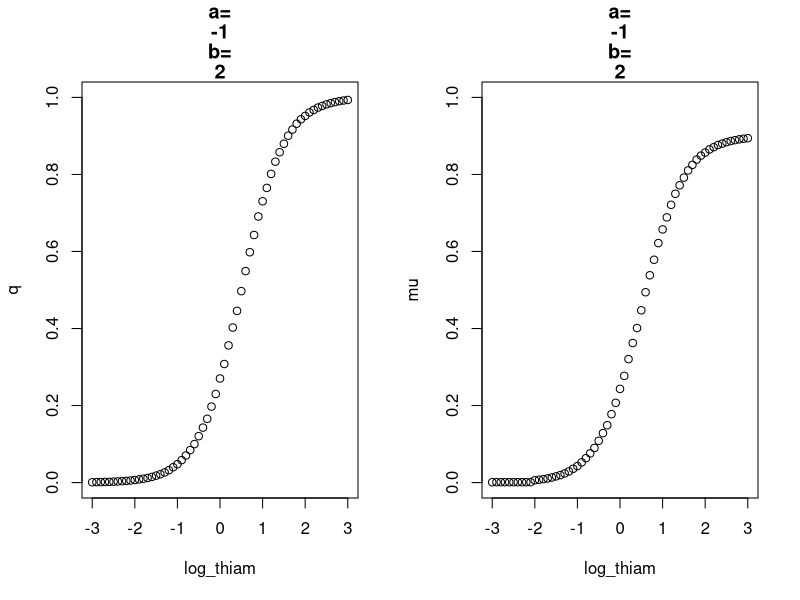

Write R code to recreate this figure. (Note: this script raises an error after producing the figure.)

log_thiam<-seq(from=-3, to=3, by=0.1)
N<-length(log_thiam)
a<--1
b<-2
sd<-0.01
surv_ysfm<-0.9
t1<--2  
mu<-muQ<-Q<-q<-c()
for(i in 1:N){
  muQ[i]<-a+b*log_thiam[i]
  Q[i]<-rnorm(1,muQ[i],sd)
  q[i]<-(exp(Q[i])/(1+exp(Q[i])))

  mu[i]<-
    if(log_thiam[i]<t1){
      0.001
    }else{
      q[i]*surv_ysfm
    }
  }
par(mfrow=c(1,2))
plot(log_thiam,q, main=c("a=",a,"b=",b),ylim=c(0,1))
plot(log_thiam,mu, main=c("a=",a,"b=",b),ylim=c(0,1))
q


M_priors<-"
model{
 
 for(i in 1:N){
 x[i]~dbin(p[i],Eggs[i])
 # p: survival probability
 p[i]~dbeta(ap[i], bp[i])T(0.01,0.99)

ap[i]<-mu[i]*eta
bp[i]<-(1-mu[i])*eta

# t1:n alapuolella ne joiden kuolleisuus on 100%
 mu[i]<-(1-step(thiam_obs[i]-t1))*0.001  + 
 
 # t1:n yläpuolella ne joiden kuolleisuus on<100%
 # surv_ysfm skaalaa logit-normaalin tavallisen ysfm:n tasolle silloin kun selviytyminen
 # olisi muuten 1. Muuta merkitystä tällä ei pitäisi olla, koska a ja b estimoituvat suhteessa
 # ko parametriin
 step(thiam_obs[i]-t1) *q[i]*surv_ysfm
 
logit(q[i])<-Q[i]
Q[i]~dnorm(muQ[i],tauQ)
muQ[i]<-aQ+bQ*thiam_obs[i]

} 

t1~dunif(-5,3)
t1X~dunif(-5,3)

aQ<--10#~dnorm(-20,0.01)
bQ<-1#~dlnorm(0.1,1)
sdQ<-#~dlnorm(1,0.1)
tauQ<-1/pow(sdQ,2)

eta~dunif(0.01,1000)
surv_ysfm~dbeta(2,2)T(0.001,0.9999)


}"


thiam<-seq(from=0.1, to=3, by=0.1)
log(thiam)


data<-list(thiam_obs=thiam, N=length(thiam), Eggs=rep(100, length(thiam)))



var_names=c(
  "x","q",
  "aQ", "bQ",
  "surv_ysfm",
  "t1", "t1X",
  "eta"
)


run0<- run.jags(M_priors,
                  monitor= var_names,data=data, #inits = inits,
                  n.chains = 2, method = 'parallel', thin=10, burnin =1000,
                  modules = "mix",keep.jags.files=F,sample =1000, adapt = 1000,
                  progress.bar=TRUE)

chains<-as.mcmc(run0)
